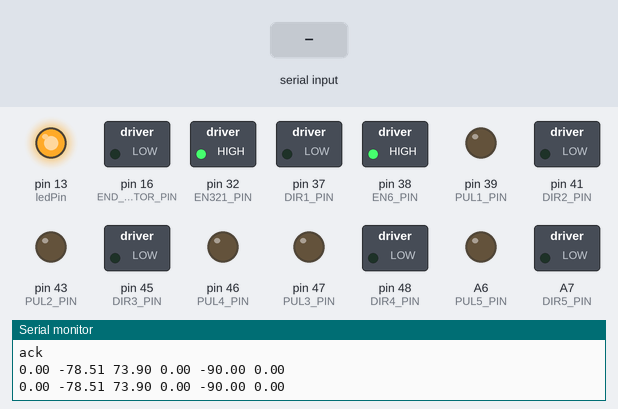
This sketch was run on a simulated Arduino Mega 2560, built with avr-gcc and run on an emulated ATmega2560. Parts: switched loads named in the sketch (green lamp = pin HIGH), output pins drawn as LEDs (lit = HIGH), the last lines printed to the serial monitor. The test bench sets the inputs (shaded band).

Above: at 1.2 s.
1.3 s: "m,1\n" received over Serial
At 2.6 s:
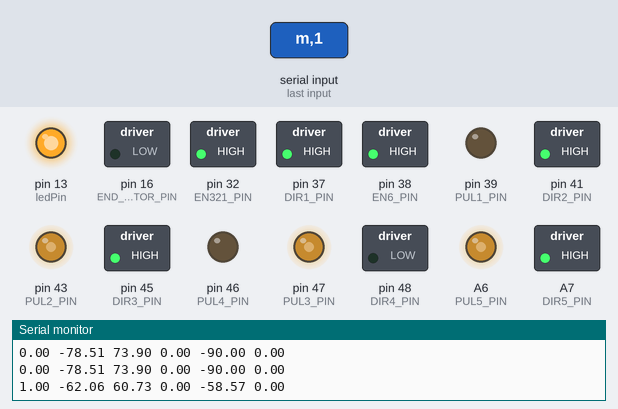
4.3 s: "m,150\n" received over Serial
At 6.0 s:
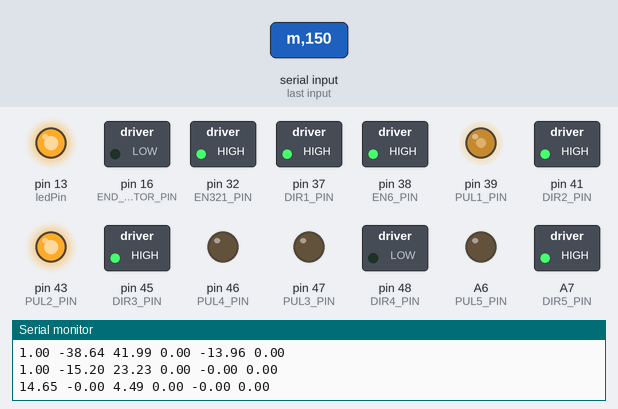
7.3 s: "g,1\n" received over Serial
At 8.5 s:
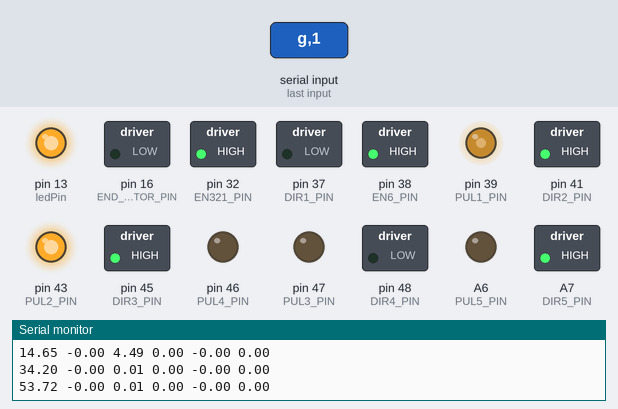
9.1 s: "g,150\n" received over Serial
At 17.8 s:
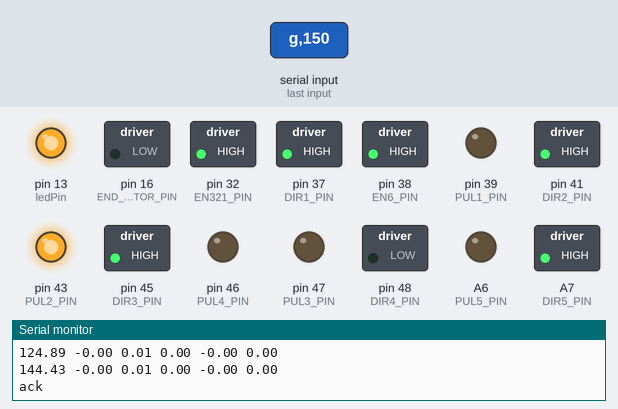
Timing chart, 0 to 18.8 s (numbered marks = the images above; inputs shaded):
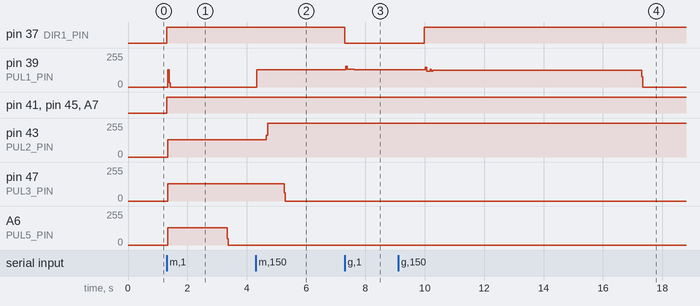

The sketch:

s1.ino
```cpp
// 0.00  0.01  0.46  3.14  2.04 -1.57

//#include <SoftwareSerial.h>
#define END_EFFECTOR_PIN 16
//driver for the axis 1
#define PUL1_PIN 39
#define DIR1_PIN 37
//driver for the axis 2
#define PUL2_PIN 43
#define DIR2_PIN 41
//driver for the axis 3
#define PUL3_PIN 47
#define DIR3_PIN 45
//driver for the axis 4
#define PUL4_PIN 46
#define DIR4_PIN 48
//driver for the axis 5
#define PUL5_PIN A6
#define DIR5_PIN A7
//driver for the axis 6
#define PUL6_PIN A0
#define DIR6_PIN A1

//enable pin for the axis 3, 2 and 1
#define EN321_PIN 32
#define EN4_PIN A8
#define EN5_PIN A2
#define EN6_PIN 38

// rest pose (power off) of the robot arm.
volatile float curPos1 = 0.0;
volatile float curPos2 = -78.51;
volatile float curPos3 = 73.90;
volatile float curPos4 = 0.0;
volatile float curPos5 = -90.0;
volatile float curPos6 = 0.0;
// float Ji[6] = { curPos1, curPos2, curPos3, curPos4, curPos5, curPos6 };  //{x, y, z, ZYZ Euler angles} home position

// Motor step direction flags
bool dir1 = false;
bool dir2 = false;
bool dir3 = false;
bool dir4 = false;
bool dir5 = false;
bool dir6 = false;

// Motor pulsing flags
bool PULstat1 = false;
bool PULstat2 = false;
bool PULstat3 = false;
bool PULstat4 = false;
bool PULstat5 = false;
bool PULstat6 = false;

//robot geometry
/*
360.0 / 200.0 / 32.0 calculates the degrees per microstep of the motor itself.
4.8: The division by 4.8 indicates that the motor's output is being further reduced by a gear system.
This means that for every 4.8 rotations of the motor, the output shaft of the gear system rotates once.
So, the 4.8 is a ratio. in essence, it calculates the degrees of rotation of the final output shaft per microstep, considering the gear reduction.
*/
// the motors are 200 steps /rev (50 teeth*4phase), microstepping=32
const double dl1 = 360.0 / 200.0 / 32.0 / 4.8;  // 4.8 is gear ratio
const double dl2 = 360.0 / 200.0 / 32.0 / 4.0;
const double dl3 = 360.0 / 200.0 / 32.0 / 5.0;
const double dl4 = 360.0 / 200.0 / 32.0 / 2.8;
const double dl5 = 360.0 / 200.0 / 32.0 / 2.1;
const double dl6 = 360.0 / 200.0 / 32.0 / 1.0;
// Target joint positions
float targetPos1 = 0.0;
float targetPos2 = 0.0;
float targetPos3 = 0.0;
float targetPos4 = 0.0;
float targetPos5 = 0.0;
float targetPos6 = 0.0;

// Stepping enable flag
volatile bool stepping = false;

// String dataIn = ""; //variable to store the bluetooth command
// int index = 0; //index corresonding to the robot position
// float Joint1[50], Joint2[50], Joint3[50], Joint4[50], Joint5[50], Joint6[50], MaxSpeed[50], InSpeed[50], FinSpeed[50];
const uint8_t ledPin = 13;  // the LED is connected to digital pin 13

float X[6] = { 0.00, 0.00, 0.00, 0.00, 0.00, 0.00 };
float velG = 0;

// float* splitStringToFloatArray(char* str);
const int MAX_INPUT_SIZE = 256;  // Adjust as needed
char inputBuffer[MAX_INPUT_SIZE];
int inputIndex = 0;

float* splitStringToFloatArray(char* str) {
  static float arr[6];
  int count = 0;
  char* token = strtok(str, ",");

  while (token != NULL && count < 6) {
    arr[count++] = atof(token);
    token = strtok(NULL, ",");
  }

  // If there were less than 6 values, fill the rest with 0.0
  while (count < 6) {
    arr[count++] = 0.0;
  }
  return arr;
}

#include <TimerOne.h>
void setup() {
  pinMode(ledPin, OUTPUT);
  digitalWrite(ledPin, HIGH);

  pinMode(END_EFFECTOR_PIN, OUTPUT);
  digitalWrite(END_EFFECTOR_PIN, LOW);

  pinMode(PUL1_PIN, OUTPUT);
  pinMode(DIR1_PIN, OUTPUT);
  pinMode(PUL2_PIN, OUTPUT);
  pinMode(DIR2_PIN, OUTPUT);
  pinMode(PUL3_PIN, OUTPUT);
  pinMode(DIR3_PIN, OUTPUT);
  pinMode(PUL4_PIN, OUTPUT);
  pinMode(DIR4_PIN, OUTPUT);
  pinMode(PUL5_PIN, OUTPUT);
  pinMode(DIR5_PIN, OUTPUT);
  pinMode(PUL6_PIN, OUTPUT);
  pinMode(DIR6_PIN, OUTPUT);

  pinMode(EN321_PIN, OUTPUT);
  pinMode(EN4_PIN, OUTPUT);
  pinMode(EN5_PIN, OUTPUT);
  pinMode(EN6_PIN, OUTPUT);

  digitalWrite(PUL1_PIN, LOW);  // gear ratio = 96/20 = 4.8
  digitalWrite(DIR1_PIN, LOW);  //LOW = negative direction

  digitalWrite(PUL2_PIN, LOW);  // gear ratio = 4
  digitalWrite(DIR2_PIN, LOW);  //LOW = positive direction

  digitalWrite(PUL3_PIN, LOW);  // gear ratio = 5
  digitalWrite(DIR3_PIN, LOW);  //LOW = negative direction

  digitalWrite(PUL4_PIN, LOW);  // gear ratio = 56/20 = 2.8
  digitalWrite(DIR4_PIN, LOW);  //LOW = positive direction

  digitalWrite(PUL5_PIN, LOW);  // gear ratio = 42/20 = 2.1
  digitalWrite(DIR5_PIN, LOW);  //LOW = positive direction

  digitalWrite(PUL6_PIN, LOW);  // gear ratio = 1
  digitalWrite(DIR6_PIN, LOW);  //LOW = positive direction

  // all joints disabled!
  digitalWrite(EN321_PIN, HIGH);
  digitalWrite(EN4_PIN, HIGH);
  digitalWrite(EN5_PIN, HIGH);
  digitalWrite(EN6_PIN, HIGH);

  Serial.begin(115200);
  //The Arduino Mega 2560 typically uses a 16 MHz clock.
  // set 500 microsecond pulse width seems ok for non-trajectory mode.
  Timer1.initialize(300);  // pulse interval
  Timer1.attachInterrupt(ISR_routine);
}

void loop() {
  // float velG = 0.25e-4;
  if (Serial.available() > 0) {
    char c = Serial.read();
    if (c == '\n') {
      inputBuffer[inputIndex] = '\0';
      inputIndex = 0;

      char val[MAX_INPUT_SIZE];
      strncpy(val, inputBuffer + 1, MAX_INPUT_SIZE - 1);  // skip header
      val[MAX_INPUT_SIZE - 1] = '\0';

      if (strncmp(inputBuffer, "m", 1) == 0) {
        float* j_over_time = splitStringToFloatArray(val);
        goTrajectory(j_over_time);
      } else if (strncmp(inputBuffer, "g", 1) == 0) {
        // The 'g' command is designed for incremental movements. Instead of specifying absolute joint angles, you specify how much each joint should move relative to its current position.
        float* targetAngles = splitStringToFloatArray(val);
        float from[6] = { curPos1, curPos2, curPos3, curPos4, curPos5, curPos6 };
        goStrightLine(from, targetAngles, 0.25e-4, 0.75e-10, 0.0, 0.0);
        // Serial.println("ack");

        velG = 0.25e-4;
      } else if (strcmp(inputBuffer, "eOn") == 0) {
        digitalWrite(END_EFFECTOR_PIN, HIGH);
      } else if (strcmp(inputBuffer, "eOff") == 0) {
        digitalWrite(END_EFFECTOR_PIN, LOW);

      } else if (strcmp(inputBuffer, "en") == 0) {
        digitalWrite(EN321_PIN, LOW);
        digitalWrite(EN4_PIN, LOW);
        digitalWrite(EN5_PIN, LOW);
        digitalWrite(EN6_PIN, LOW);
      } else if (strcmp(inputBuffer, "dis") == 0) {
        digitalWrite(EN321_PIN, HIGH);
        digitalWrite(EN4_PIN, HIGH);
        digitalWrite(EN5_PIN, HIGH);
        digitalWrite(EN6_PIN, HIGH);
      }
      //add else if statements for other commands here.
    } else if (inputIndex < MAX_INPUT_SIZE - 1) {
      inputBuffer[inputIndex++] = c;
    }
  }

  // Ensure 'ack' is sent when movement completes
  static bool ackSent = false;
  // static bool lastSteppingState = false;
  // cli();
  // bool isSteppingDone = (!stepping && lastSteppingState);
  // lastSteppingState = stepping;
  // sei();


  if (!stepping && !ackSent) {
    Serial.println("ack");
    Serial.flush();  // Ensure data is sent immediately
    ackSent = true;  // small dealy to ensure the msg is sent
  }

  if (stepping) {
    ackSent = false;
  }

  // Send current joint positions to ROS 2 periodically
  if (millis() % 1000 == 0) {  // Adjust the interval as needed
    //   sendCurrentJointPositions();
    Serial.print(curPos1); Serial.print(" ");
    Serial.print(curPos2); Serial.print(" ");
    Serial.print(curPos3); Serial.print(" ");
    Serial.print(curPos4); Serial.print(" ");
    Serial.print(curPos5); Serial.print(" ");
    Serial.println(curPos6);
  }
  // Small delay to prevent serial communication interference
  // delayMicroseconds(50);  // Adjust to a suitable value (e.g., 50 or 100)
}

void goStrightLine(float* xfi, float* xff, float vel0, float acc0, float velini, float velfin) {
  //
  float lmax = max(abs(xff[0] - xfi[0]), abs(xff[1] - xfi[1]));
  lmax = max(lmax, abs(xff[2] - xfi[2]));
  lmax = max(lmax, abs(xff[3] - xfi[3]));
  lmax = max(lmax, abs(xff[4] - xfi[4]));
  lmax = max(lmax, abs(xff[5] - xfi[5]));
  unsigned long preMil = micros();
  double l = 0.0;
  vel0 = min(vel0, sqrt(lmax * acc0 + 0.5 * velini * velini + 0.5 * velfin * velfin));
  unsigned long curMil = micros();
  unsigned long t = 0;
  double tap = vel0 / acc0 - velini / acc0;
  double lap = velini * tap + acc0 * tap * tap / 2.0;
  double lcsp = lmax - (vel0 * vel0 / 2.0 / acc0 - velfin * velfin / 2.0 / acc0);
  double tcsp = (lcsp - lap) / vel0 + tap;
  double tfin = vel0 / acc0 - velfin / acc0 + tcsp;
  while (curMil - preMil <= tfin) {
    t = curMil - preMil;
    //acceleration phase
    if (t <= tap) {
      l = velini * t + acc0 * t * t / 2.0;
    }
    //contant maximum speed phase
    if (t > tap && t <= tcsp) {
      l = lap + vel0 * (t - tap);
    }
    //deceleration phase
    if (t > tcsp) {
      l = lcsp + vel0 * (t - tcsp) - acc0 * (t - tcsp) * (t - tcsp) / 2.0;
    }

    //trajectory x and y as a function of l
    float Xx[6];
    Xx[0] = xfi[0] + (xff[0] - xfi[0]) / lmax * l;
    Xx[1] = xfi[1] + (xff[1] - xfi[1]) / lmax * l;
    Xx[2] = xfi[2] + (xff[2] - xfi[2]) / lmax * l;
    Xx[3] = xfi[3] + (xff[3] - xfi[3]) / lmax * l;
    Xx[4] = xfi[4] + (xff[4] - xfi[4]) / lmax * l;
    Xx[5] = xfi[5] + (xff[5] - xfi[5]) / lmax * l;

    goTrajectory(Xx);
    curMil = micros();
  }
}

void goTrajectory(float Jf[]) {
  targetPos1 = Jf[0];
  targetPos2 = Jf[1];
  targetPos3 = Jf[2];
  targetPos4 = Jf[3];
  targetPos5 = Jf[4];
  targetPos6 = Jf[5];

  dir1 = (targetPos1 > curPos1);
  dir2 = (targetPos2 > curPos2);
  dir3 = (targetPos3 > curPos3);
  dir4 = (targetPos4 > curPos4);
  dir5 = (targetPos5 > curPos5);
  dir6 = (targetPos6 > curPos6);
  // noInterrupts();  // Disable interrupts; no shared var are being modified inside the ISR during this fn.
  stepping = true;
  // interrupts();  // Re-enable interrupts
}

void ISR_routine() {
  if (stepping) {
    stepMotors();
  }
}


volatile unsigned long lastStepTime[6] = { 0, 0, 0, 0, 0, 0 };     // Track last step time for each joint
const unsigned long stepDelay[6] = { 0, 50, 100, 150, 200, 250 };  // Staggered delays in microseconds

//Pulse Interval (µs) = (60 * 1,000,000) / (200 * microstep * RMP * gear_ratio)
void stepMotors() {
  bool anyMotorMoving = false;
  unsigned long currentMicros = micros();
  // Joint 1
  if (abs(targetPos1 - curPos1) > dl1 / 2.0) {
    if (currentMicros - lastStepTime[0] >= stepDelay[0]) {
      digitalWrite(DIR1_PIN, dir1 ? HIGH : LOW);
      digitalWrite(PUL1_PIN, PULstat1 ? LOW : HIGH);
      PULstat1 = !PULstat1;
      curPos1 += dir1 ? dl1 / 2.0 : -dl1 / 2.0;
      lastStepTime[0] = currentMicros;
    }
    anyMotorMoving = true;
  }
  // Joint 2
  if (abs(targetPos2 - curPos2) > dl2 / 2.0) {
    if (currentMicros - lastStepTime[1] >= stepDelay[1]) {
      digitalWrite(DIR2_PIN, dir2 ? HIGH : LOW);
      digitalWrite(PUL2_PIN, PULstat2 ? LOW : HIGH);
      PULstat2 = !PULstat2;
      curPos2 += dir2 ? dl2 / 2.0 : -dl2 / 2.0;
      lastStepTime[1] = currentMicros;
    }
    anyMotorMoving = true;
  }
  // Joint 3
  if (abs(targetPos3 - curPos3) > dl3 / 2.0) {
    if (currentMicros - lastStepTime[2] >= stepDelay[2]) {
      digitalWrite(DIR3_PIN, dir3 ? LOW : HIGH);
      digitalWrite(PUL3_PIN, PULstat3 ? LOW : HIGH);
      PULstat3 = !PULstat3;
      curPos3 += dir3 ? dl3 / 2.0 : -dl3 / 2.0;
      lastStepTime[2] = currentMicros;
    }
    anyMotorMoving = true;
  }

  // Joint 4
  if (abs(targetPos4 - curPos4) > dl4 / 2.0) {
    if (currentMicros - lastStepTime[3] >= stepDelay[3]) {
      digitalWrite(DIR4_PIN, dir4 ? HIGH : LOW);
      digitalWrite(PUL4_PIN, PULstat4 ? LOW : HIGH);
      PULstat4 = !PULstat4;
      curPos4 += dir4 ? dl4 / 2.0 : -dl4 / 2.0;
      lastStepTime[3] = currentMicros;
    }
    anyMotorMoving = true;
  }

  // Joint 5
  if (abs(targetPos5 - curPos5) > dl5 / 2.0) {
    if (currentMicros - lastStepTime[4] >= stepDelay[4]) {
      digitalWrite(DIR5_PIN, dir5 ? HIGH : LOW);
      digitalWrite(PUL5_PIN, PULstat5 ? LOW : HIGH);
      PULstat5 = !PULstat5;
      curPos5 += dir5 ? dl5 / 2.0 : -dl5 / 2.0;
      lastStepTime[4] = currentMicros;
    }
    anyMotorMoving = true;
  }

  // Joint 6
  if (abs(targetPos6 - curPos6) > dl6 / 2.0) {
    if (currentMicros - lastStepTime[5] >= stepDelay[5]) {
      digitalWrite(DIR6_PIN, dir6 ? HIGH : LOW);
      digitalWrite(PUL6_PIN, PULstat6 ? LOW : HIGH);
      PULstat6 = !PULstat6;
      curPos6 += dir6 ? dl6 / 2.0 : -dl6 / 2.0;
      lastStepTime[5] = currentMicros;
    }
    anyMotorMoving = true;
  }

  stepping = anyMotorMoving;

  // OCR1A = 300; // micro second
}


/*
void stepMotors() {
  unsigned long currentTime = micros();
  if (currentTime >= nextStepTime) {
    bool allMotorsStopped = true;
    for (int i = 0; i < 6; i++) {
      if (motors[i].stepsRemaining > 0) {
        digitalWrite(motors[i].pulPin, HIGH);
        digitalWrite(motors[i].pulPin, LOW);
        motors[i].stepsRemaining--;
        motors[i].curPos += (digitalRead(motors[i].dirPin) == HIGH) ? motors[i].dl / 2.0 : -motors[i].dl / 2.0;
        allMotorsStopped = false;
      }
    }
    if (allMotorsStopped) {
      stepping = false;
    }
    nextStepTime = currentTime + 1000;  // Adjust for desired step frequency
  }
}
*/
```

Measured:
- after the input at 1.3 s, pin 37 (DIR1_PIN), pin 41 (DIR2_PIN), pin 45 (DIR3_PIN), A7 (DIR5_PIN): LOW → HIGH at once; pin 39 (PUL1_PIN): 0/255 → 128/255 at once, → 31/255 0.04 s later, → 0/255 0.04 s later; pin 43 (PUL2_PIN), pin 47 (PUL3_PIN): 0/255 → 128/255 at once; A6 (PUL5_PIN): 0/255 → 128/255 at once, → 0/255 2.0 s later
- after the input at 4.3 s, pin 39 (PUL1_PIN): 0/255 → 128/255 at once
- after the input at 7.3 s, pin 37 (DIR1_PIN): HIGH → LOW at once; pin 39 (PUL1_PIN): 128/255 → 135/255 at once, → 128/255 0.28 s later
- after the input at 9.1 s, pin 37 (DIR1_PIN): LOW → HIGH after 0.88 s
